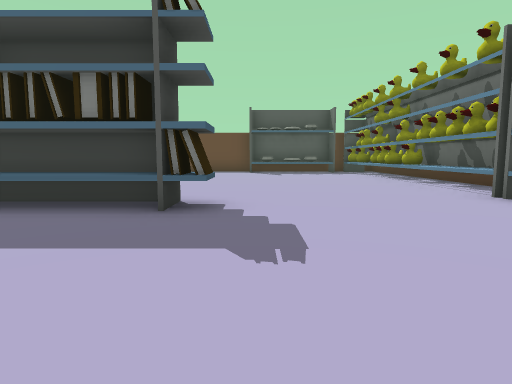
[1] (above)

24 first-person views from a walk through a Unity game level. The camera is 0.63 m above the floor, tilts 6° down and sees 75° across. The floor is counted in squares, 1 m on a side. Each view is taken from the middle of a square. On the plan, view 1 faces up. The plan holds only what a view shows up to about 10 squares ahead; the rest is blank. The place goes on beyond the plan. Some animated figures are left out. Some surface patterns are stand-ins.

[2]
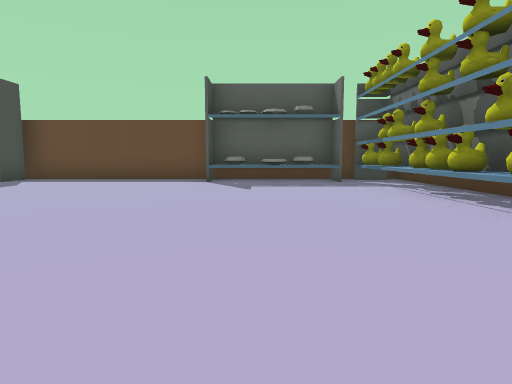

[3]
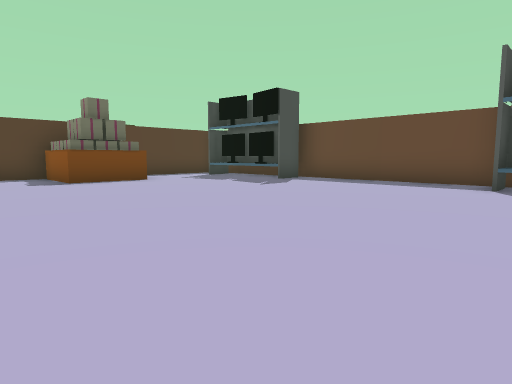

[4]
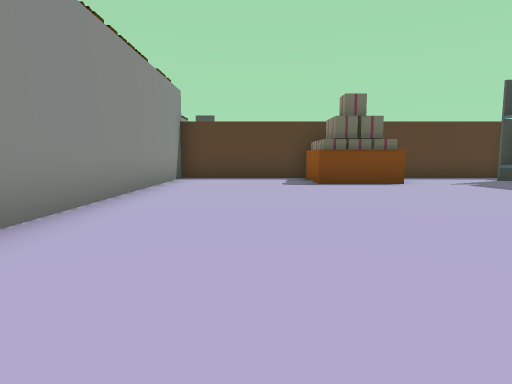

[5]
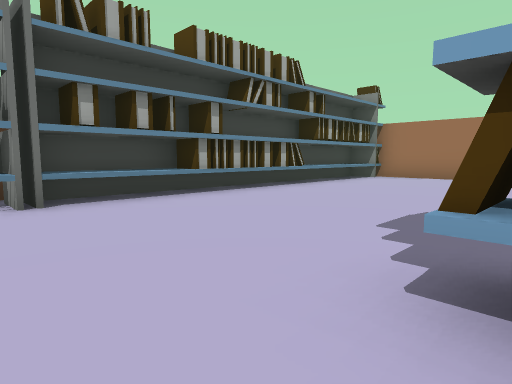

[6]
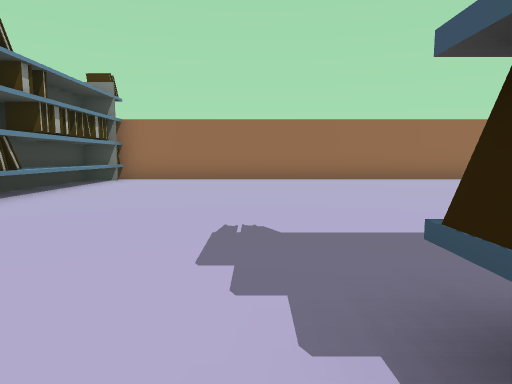

[7]
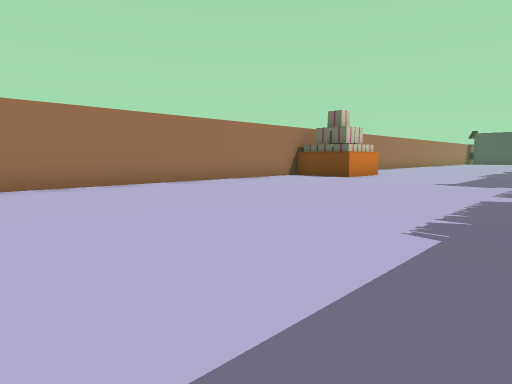

[8]
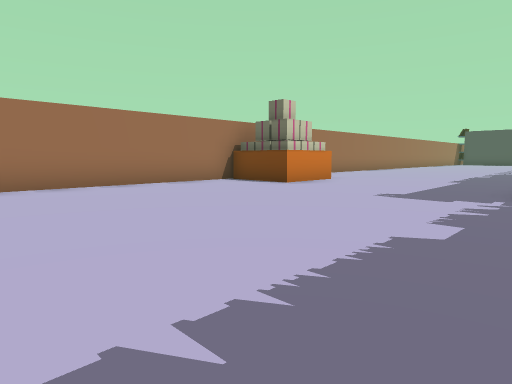

[9]
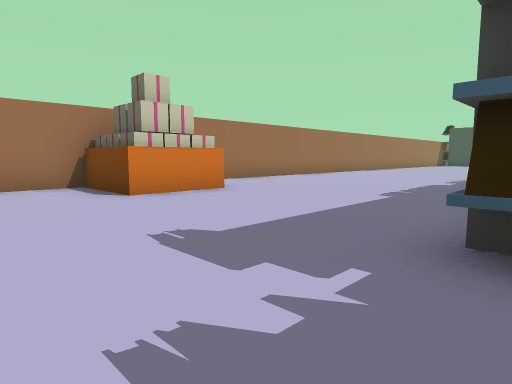

[10]
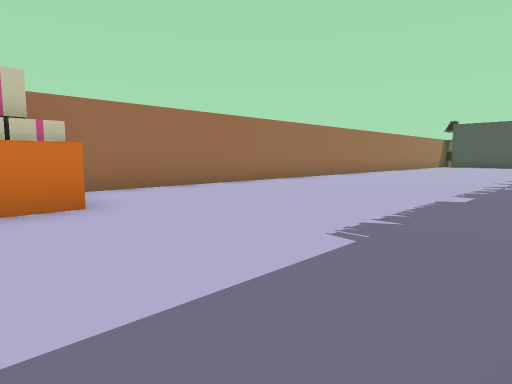

[11]
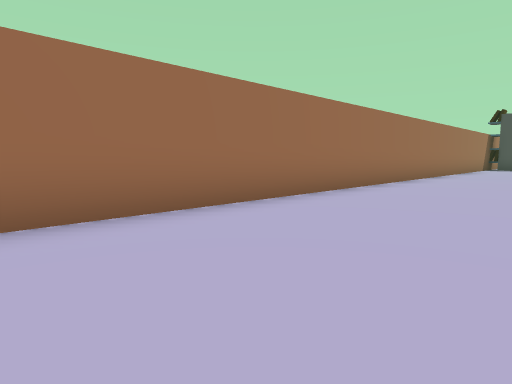

[12]
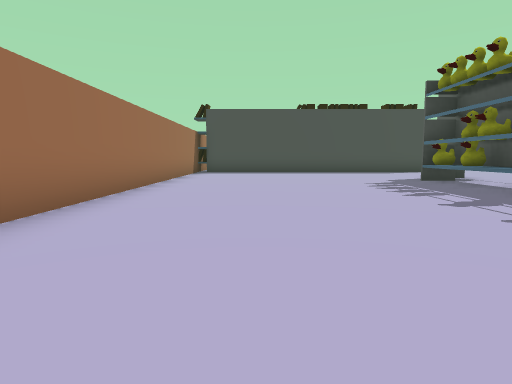

[13]
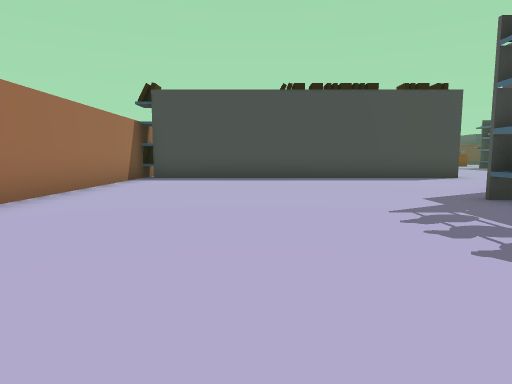

[14]
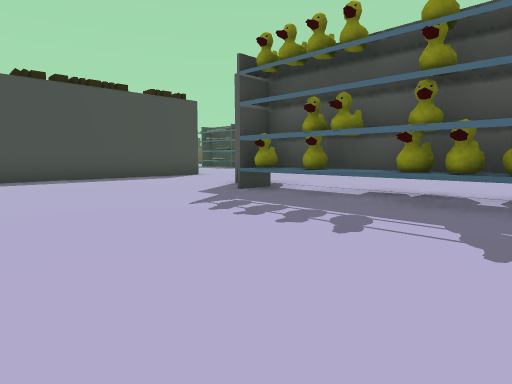

[15]
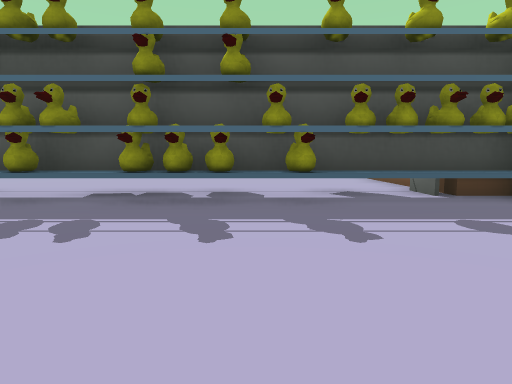

[16]
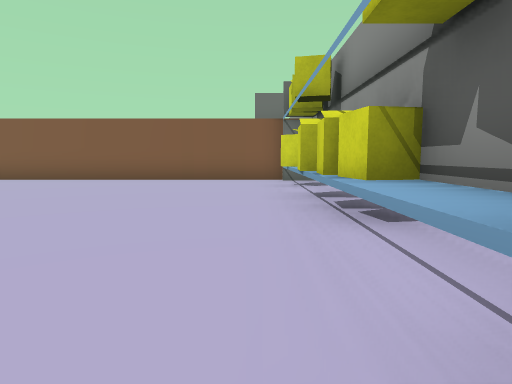

[17]
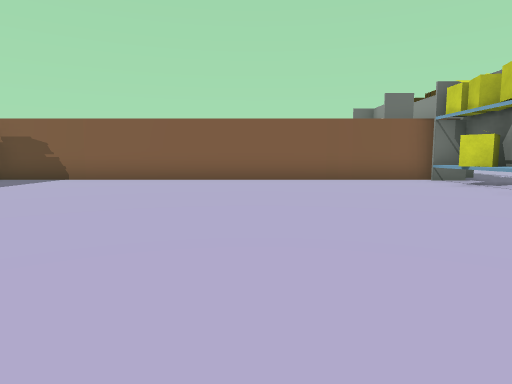

[18]
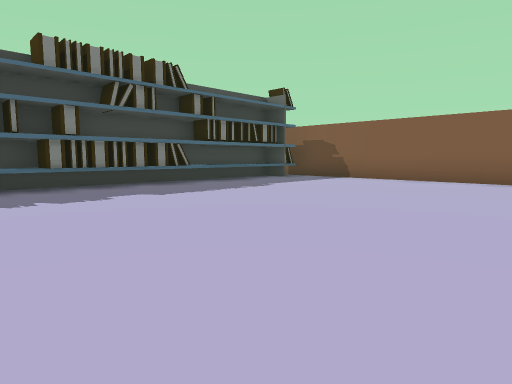

[19]
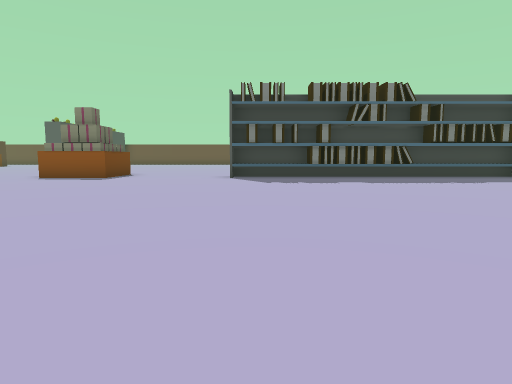

[20]
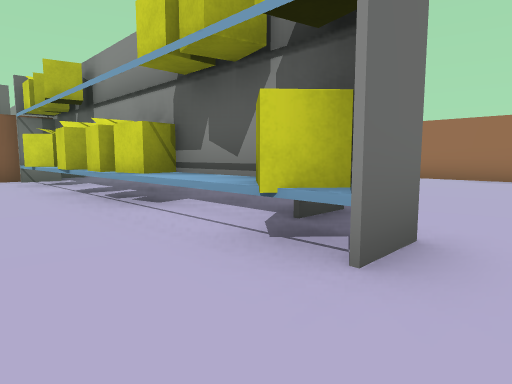

[21]
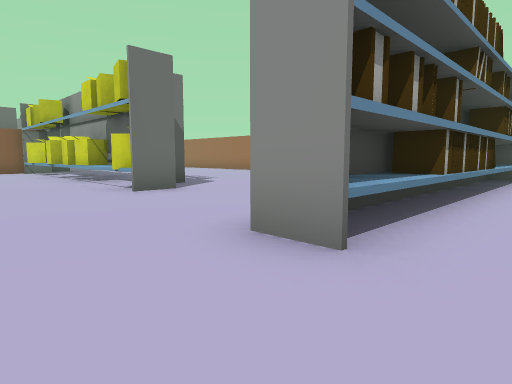

[22]
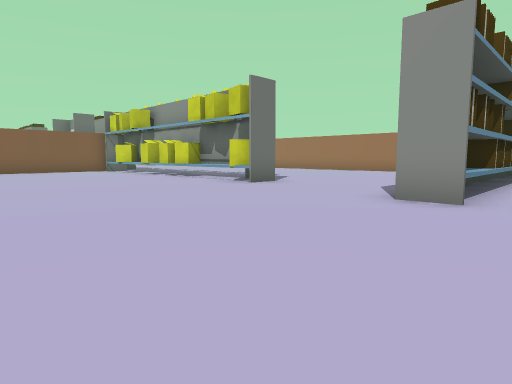

[23]
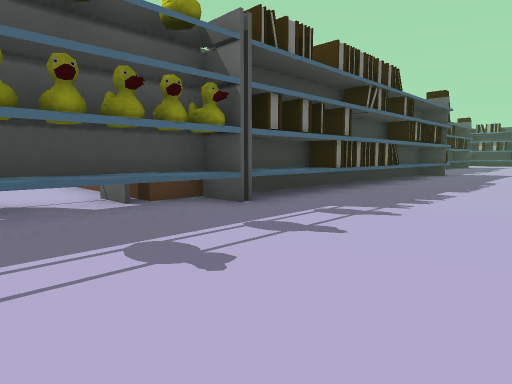

[24]
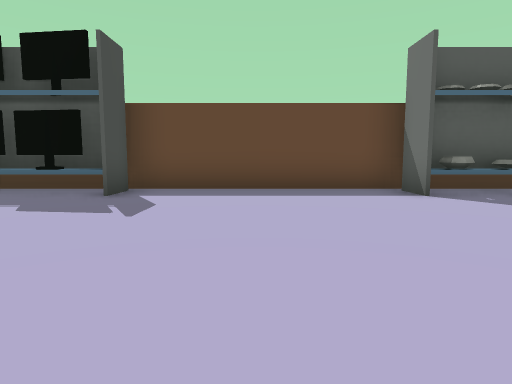

### Floor plan
Key: @ floor where view 1 was taken; # wall or solid block; . floor; = window, fence, low wall or low ledge; ^ raised ledge; S shelf; T thing the floor can be seen under or through.
Columns run from 36 left of view 1 to 5 right of it. Each row starts with its distance up from view 1.
 17       #########
 16 ##....==####==#.#
 15 ................#           #############
 14 ................#         #.SSS.....SSS###
 13  ...............#         #.............##
 12  ...............#         #.............^#
 11   ..............#         #.............##
 10 ................#         # #...........##
  9 ................#         ###...........##
  8 ................#         #.............^#
  7 ................#         #.............##
  6 ................#         #.............##
  5 ..#.............#SSSS     #.............##
  4 ..#...TT^TTTTTTT##         ^####^^^#....^#
  3 ..#....TTTTTTTTTT#########..............##
  2  .#.....................................##
  1  .#.....................................##
  0  .#.................................@...##
 -1  .#.....................................^#
 -2  .#.....................................^#
 -3   #.....................##..............^#
 -4   #..................... #..............##
 -5   #######################################

Where each view was taken, in squares from view 1:
view 1: 0 up, 0 right, facing up
view 2: 5 up, 1 right, facing up
view 3: 6 up, 1 right, facing up-left
view 4: 7 up, 0 right, facing left
view 5: 6 up, 1 left, facing down-right
view 6: 5 up, 0 right, facing down
view 7: 3 up, 1 left, facing down-left
view 8: 3 up, 4 left, facing down-left
view 9: 3 up, 8 left, facing down-left
view 10: 2 up, 11 left, facing down-left
view 11: 1 down, 15 left, facing down-left
view 12: 2 down, 20 left, facing left
view 13: 1 down, 24 left, facing left
view 14: 2 down, 24 left, facing up-left
view 15: 2 down, 24 left, facing up
view 16: 5 up, 30 left, facing right
view 17: 9 up, 30 left, facing right
view 18: 9 up, 30 left, facing up-right
view 19: 6 up, 30 left, facing up
view 20: 6 up, 31 left, facing down-right
view 21: 7 up, 36 left, facing down-right
view 22: 10 up, 36 left, facing down-right
view 23: 1 down, 23 left, facing up-right
view 24: 8 up, 3 left, facing up
